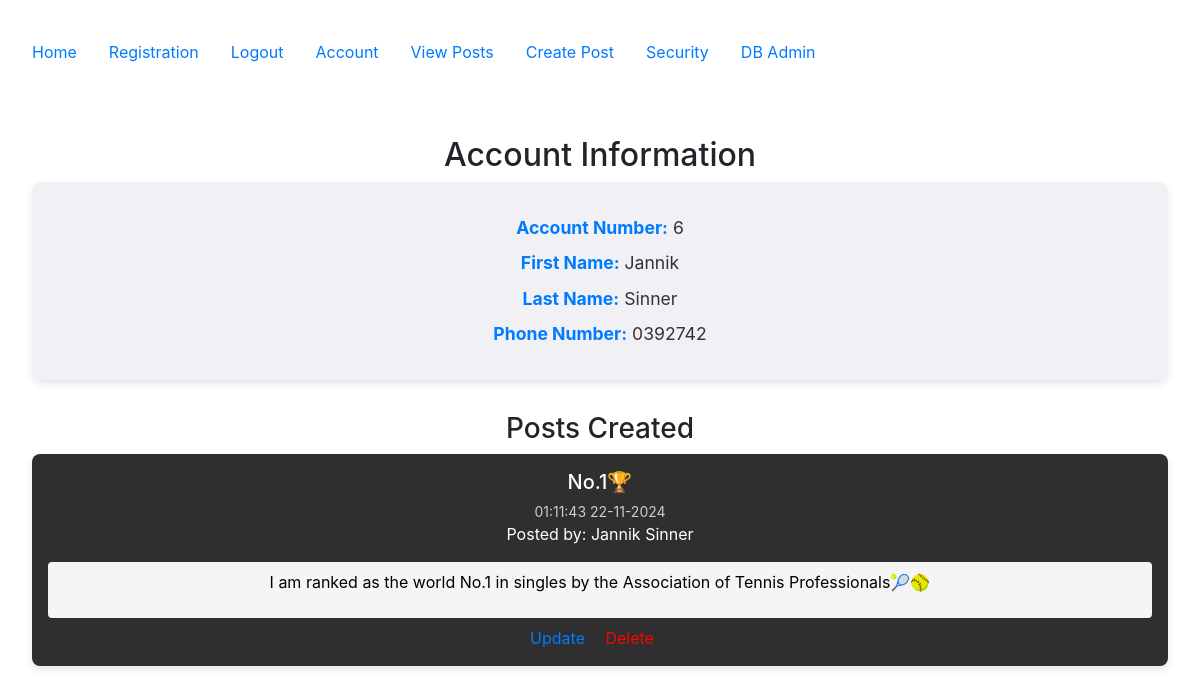
The app's page /account (signed in) with its own data.
### config.py (models this page shows, shortened)
class User(db.Model, UserMixin):
    __tablename__ = 'users'
    id = db.Column(db.Integer, primary_key=True)
    email = db.Column(db.String(100), nullable=False, unique=True)
    password = db.Column(db.String(100), nullable=False)
    firstname = db.Column(db.String(100), nullable=False)
    lastname = db.Column(db.String(100), nullable=False)
    phone = db.Column(db.String(100), nullable=False)
    mfa_key = db.Column(db.String(32), nullable=False, default='')  # Store MFA key
    mfa_enabled = db.Column(db.Boolean, nullable=False, default=False)  # Track if MFA is enabled
    role = db.Column(db.String(50), nullable=False, default='end_user')
    posts = db.relationship("Post", order_by=Post.id, back_populates="user")
    log = db.relationship("Log", uselist=False, back_populates="user")

class Post(db.Model):
   __tablename__ = 'posts'
   id = db.Column(db.Integer, primary_key=True)
   userid = db.Column(db.Integer, db.ForeignKey('users.id'))
   created = db.Column(db.DateTime, nullable=False, default=datetime.utcnow)
   title = db.Column(db.Text, nullable=False)
   body = db.Column(db.Text, nullable=False)
   user = db.relationship("User", back_populates="posts")

### accounts/views.py (the view)
@accounts_bp.route('/account')
@login_required
def account():
    user = current_user  # Get the logged-in user
    user_posts = Post.query.filter_by(userid=user.id).all()  # Adjust column name to 'userid'
    return render_template('accounts/account.html', user=user, posts=user_posts)

### app.py (called while the page is built)
@login_manager.user_loader
def load_user(user_id):
    return User.query.get(int(user_id))

@app.before_request
def restrict_access():
    if not current_user.is_authenticated:
        restricted_routes_anonymous = [
            'accounts.account', 'posts.posts', 'posts.create',
            'posts.update', 'posts.delete', 'accounts.logout', 'security.security'
        ]
        if request.endpoint in restricted_routes_anonymous:
            flash("You must be logged in to access this page.", "danger")
            return redirect(url_for('accounts.login'))

### templates/accounts/account.html (shortened to what this page needs)
{% extends "base.html" %}
{% block content %}
<h2>Account Information</h2>
{% if user.is_authenticated %}
    <div class="account-info">
        <p><strong>Account Number:</strong> {{ user.id }}</p>
        <p><strong>First Name:</strong> {{ user.firstname }}</p>
        <p><strong>Last Name:</strong> {{ user.lastname }}</p>
        <p><strong>Phone Number:</strong> {{ user.phone }}</p>
    </div>
    <h3>Posts Created</h3>
    <div class="post-container">
        {% for post in posts %}
            <div class="post-card">
                <h4>{{ post.title }}</h4>
                <small>{{ post.created.strftime('%H:%M:%S %d-%m-%Y') }}</small>
                <p>Posted by: {{ user.firstname }} {{ user.lastname }}</p>
                <div class="post-body">
                    <p>{{ post.body }}</p>
                </div>
                <div class="post-actions">
                    <a href="{{ url_for('posts.update', id=post.id) }}">Update</a>
                    <a href="{{ url_for('posts.delete', id=post.id) }}" style="color: red;">Delete</a>
                </div>
            </div>
        {% endfor %}
    </div>
{% else %}
    <p>You must be logged in to view account details.</p>
{% endif %}
{% endblock %}

### templates/accounts/account.html (style rules this page uses)
.account-info { background-color: #f0f0f5; color: #333; padding: 1.5em; border-radius: 10px; box-shadow: 0 4px 8px rgba(0, 0, 0, 0.1); margin-bottom: 2em; }
.account-info p { font-size: 1.1em; margin: 0.5em 0; }
.account-info strong { color: #007bff; }
.post-container { display: flex; flex-direction: column; gap: 1em; }
.post-card { background-color: #2f2f2f; color: white; padding: 1em; border-radius: 8px; box-shadow: 0 4px 8px rgba(0, 0, 0, 0.1); }
.post-card h4 { margin: 0; font-size: 1.25em; }
.post-card small { display: block; margin-top: 0.5em; color: #ccc; }
.post-body { background-color: #f5f5f5; color: black; padding: 0.5em; border-radius: 4px; margin-top: 0.5em; }
.post-actions { margin-top: 0.5em; }
.post-actions a { color: #007bff; text-decoration: none; margin-right: 1em; }

### records on screen
User: id "6", firstname "Jannik", lastname "Sinner", phone "0392742"
Post: title "No.1🏆", created "01:11:43 22-11-2024", body "I am ranked as the world No.1 in singles by the Association of Tennis Professionals🎾🥎"
